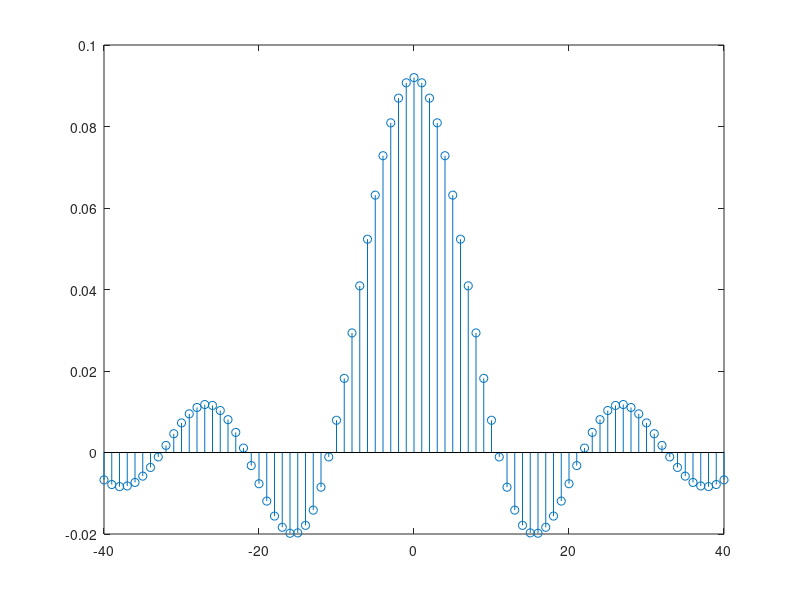
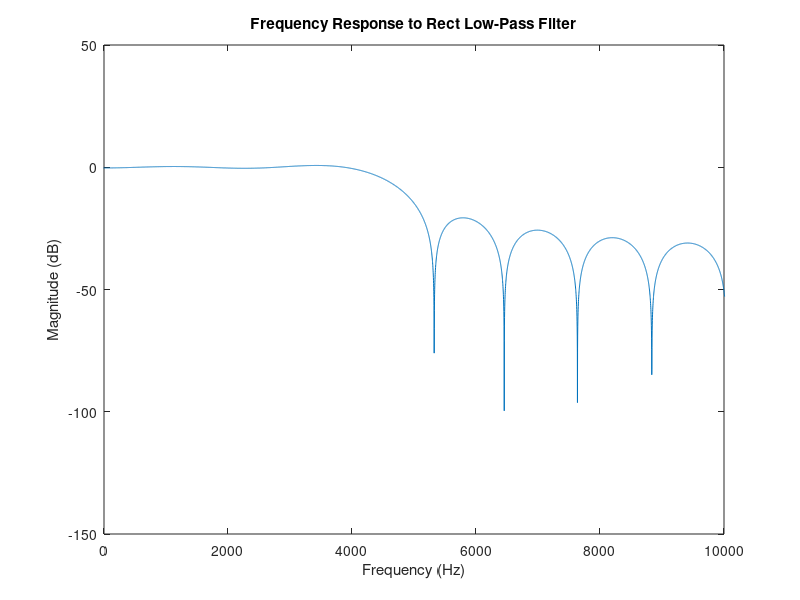
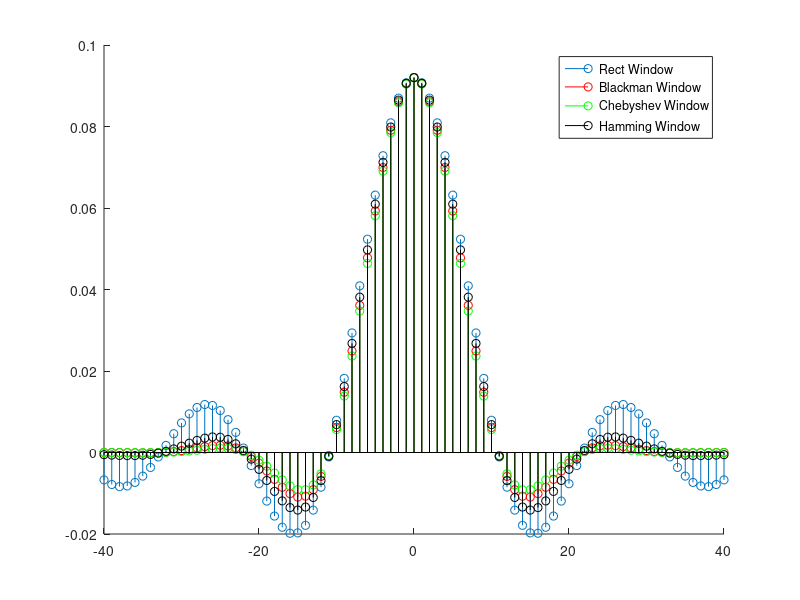
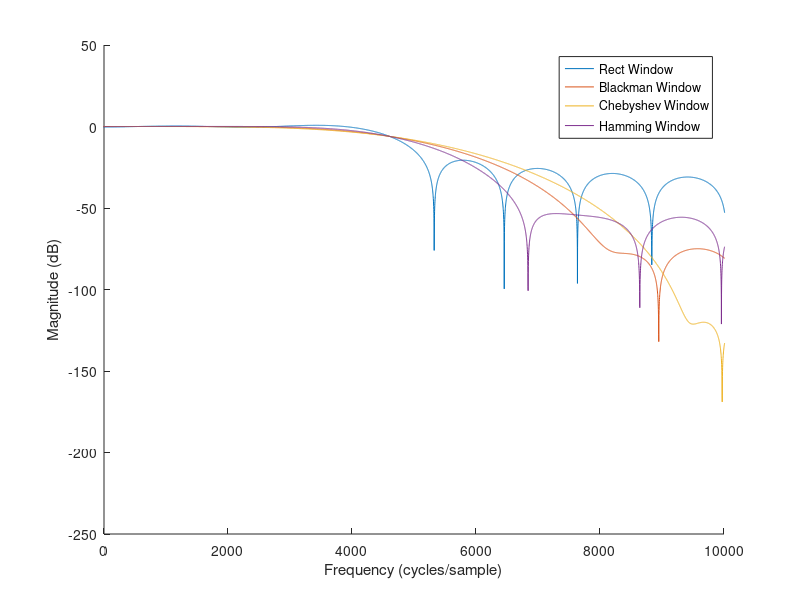

The MATLAB script that drew these images, in order:
%% Task 2

%% Part 1
%% Subsection B
clear; close all;
N = 81; % total number of samples in the filter
L = (N-1)/2; % the filter will go from -L to L
n = (-L:L); % this is our sample index
f_corner = 4600; % corner frequency of our low-pass filter in Hz
f_s = 100000; % our sampling frequency in Hz
h_rect_FIR = 2*f_corner/f_s*sinc(n*2*f_corner/f_s); % truncated sinc
% IMPORTANT: in the code above we convert f corner from
% Hz to cycles/sample by dividing by f s
stem(n, h_rect_FIR);


ww = -pi:0.0001:pi;
XX = freqz(h_rect_FIR, 1, ww);
ff = ww*f_s/(2*pi);

figure
plot(ff, (20*log10(abs(XX))));
title('Frequency Response to Rect Low-Pass Filter');
xlabel('Frequency (Hz)');
ylabel('Magnitude (dB)');
xlim([0, 10000]);

%% Subsection D

h1 = blackman(N).'.*h_rect_FIR;
H1 = freqz(h1, 1, ww);
h2 = chebwin(N).'.*h_rect_FIR;
H2 = freqz(h2, 1, ww);
h3 = hamming(N).'.*h_rect_FIR;
H3 = freqz(h3, 1, ww);

figure
hold on;
stem(n, h_rect_FIR)
stem(n, h1, 'r')
stem(n, h2, 'g')
stem(n, h3, 'k')
hold off;
legend('Rect Window', 'Blackman Window', 'Chebyshev Window', 'Hamming Window');

figure
hold on;
plot(ff, 20*log10(abs(XX)))
plot(ff, 20*log10(abs(H1)))
plot(ff, 20*log10(abs(H2)))
plot(ff, 20*log10(abs(H3)))
hold off;
xlabel('Frequency (cycles/sample)');
ylabel('Magnitude (dB)');
xlim([0, 10000]);
legend('Rect Window', 'Blackman Window', 'Chebyshev Window', 'Hamming Window');

%% Part 2
%% Subsection A

t = 0:1/100000:0.5;

sin1 = sin(4000*2*pi*t);
sin2 = sin(4600*2*pi*t);
sin3 = sin(6000*2*pi*t);
sin4 = sin(25000*2*pi*t);
sin5 = sin(40000*2*pi*t);

s1 = sin1 + sin2 + sin3 + sin4 + sin5;


%% Subsection B


freq = fft(s1);
freq = fftshift(freq);
freq = abs(freq);
freq = 20*log10(freq);
omega = linspace(-50000, 50000, 50001);

figure
plot(omega, freq);
xlim([0, 50000]);
ylim([-50, 100]);

%% Subsection C

a1 = filter(h1, 1, s1);
plot(t, a1)
